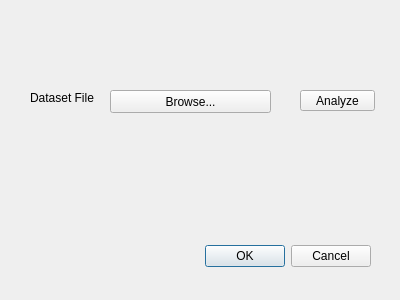
<?xml version="1.0" encoding="UTF-8"?>
<ui version="4.0">
 <class>LocalAnalysisDialog</class>
 <widget class="QDialog" name="LocalAnalysisDialog">
  <property name="geometry">
   <rect>
    <x>0</x>
    <y>0</y>
    <width>400</width>
    <height>300</height>
   </rect>
  </property>
  <property name="windowTitle">
   <string>Local Analysis</string>
  </property>
  <widget class="QDialogButtonBox" name="buttonBox">
   <property name="geometry">
    <rect>
     <x>30</x>
     <y>240</y>
     <width>341</width>
     <height>32</height>
    </rect>
   </property>
   <property name="orientation">
    <enum>Qt::Horizontal</enum>
   </property>
   <property name="standardButtons">
    <set>QDialogButtonBox::Cancel|QDialogButtonBox::Ok</set>
   </property>
  </widget>
  <widget class="QPushButton" name="BrowseButton">
   <property name="geometry">
    <rect>
     <x>110</x>
     <y>90</y>
     <width>161</width>
     <height>23</height>
    </rect>
   </property>
   <property name="text">
    <string>Browse...</string>
   </property>
  </widget>
  <widget class="QLabel" name="label">
   <property name="geometry">
    <rect>
     <x>30</x>
     <y>90</y>
     <width>111</width>
     <height>16</height>
    </rect>
   </property>
   <property name="text">
    <string>Dataset File</string>
   </property>
  </widget>
  <widget class="QPushButton" name="analyze_button">
   <property name="geometry">
    <rect>
     <x>300</x>
     <y>90</y>
     <width>75</width>
     <height>21</height>
    </rect>
   </property>
   <property name="text">
    <string>Analyze</string>
   </property>
  </widget>
 </widget>
 <resources/>
 <connections>
  <connection>
   <sender>buttonBox</sender>
   <signal>accepted()</signal>
   <receiver>LocalAnalysisDialog</receiver>
   <slot>accept()</slot>
   <hints>
    <hint type="sourcelabel">
     <x>248</x>
     <y>254</y>
    </hint>
    <hint type="destinationlabel">
     <x>157</x>
     <y>274</y>
    </hint>
   </hints>
  </connection>
  <connection>
   <sender>buttonBox</sender>
   <signal>rejected()</signal>
   <receiver>LocalAnalysisDialog</receiver>
   <slot>reject()</slot>
   <hints>
    <hint type="sourcelabel">
     <x>316</x>
     <y>260</y>
    </hint>
    <hint type="destinationlabel">
     <x>286</x>
     <y>274</y>
    </hint>
   </hints>
  </connection>
 </connections>
</ui>
